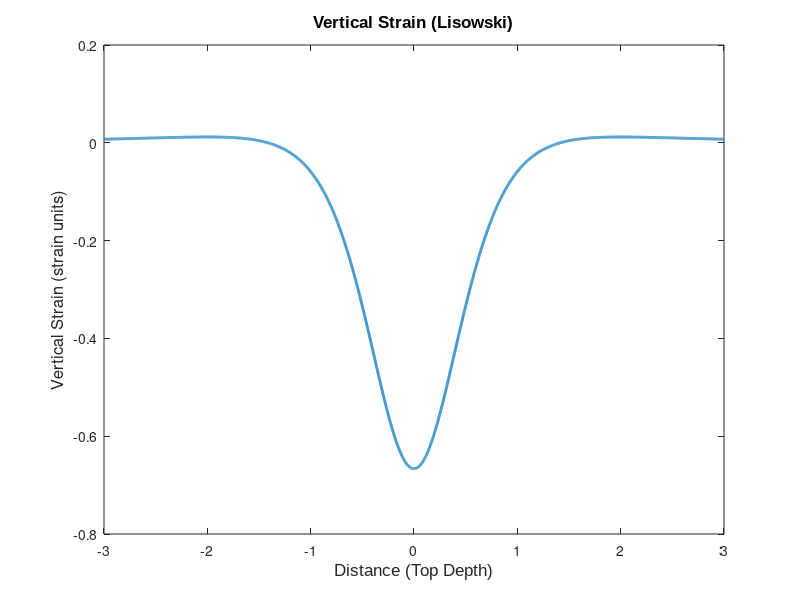

This figure's MATLAB source:
% Function to calculate the vertical surface strain 
% from a spherical source at depth

%--------------------------------------------------

%variables:

% d = source depth [m]
% a = source radius [m]
% P = source pressure difference from surround [Pa]
% nu = Poisson Ratio
% G = Shear Modulus (Rigidity) [Pa]
% E = Young's Modulus [Pa]
% r = radial distance on the surface [m]
% ur = radial displacement

%----------------------------------------------------

clear all
close all
%Inputs

d = 5000;
a = 1000;    
P = 10e6;
nu = 0.25;
E = 20e9;
G = 8e9;
r = -15000:5:15000;

%calcuate ur from mogi equation
ur = P.*(a.^3).*(1-nu)./G.*(r./(r.^2+d.^2).^1.5);

% Calculations

% Err = radial displacement/radial distance
Rstrain = diff(ur)./diff(r);

%         v
% ezz= - ----
%        1-v
%-----------------
% E00 = radial displacement/radial distance
Tstrain = ur./r;

% normalising factor
%Normal = (3*P*(a^3))/(4*G*d^3);

%norm_r_strain = Rstrain/((3*P*a^3)/(4*G*d^3));

%norm_tang_strain = Tstrain/((3*P*a^3)/(4*G*d^3)); %ad

%Ezz = vertical strain
Vert_strain = (nu/(1-nu))*(Rstrain+Tstrain(:,1:max(size(Tstrain))-1));

%Normalised Ezz
norm_vert_strain = ((nu/(1-nu))*(Rstrain+Tstrain(:,1:max(size(Tstrain))-1)))/((3*P*a^3)/(4*G*d^3));
Vert_strain =  Vert_strain*-1;
norm_vert_strain = norm_vert_strain*-1;

source_depth = r/d;

plot (source_depth(1:6000), norm_vert_strain, 'LineWidth', 2)

%----------------------------------------------------------------------------------------------------

% Set Graph Title in fontsize
title('Vertical Strain (Lisowski)', 'FontSize', 12, 'FontName', 'Arial');

% Set Axis
xlabel('Distance (Top Depth)', 'FontSize', 12, 'FontName', 'Arial')
ylabel('Vertical Strain (strain units)', 'FontSize', 12)

% Set Graph Background Color
set(gca,'Color',[1 1 1]);

% Show Grid Lines
%grid minor
%grid
grid off

% Set Graph Limits
%xMin xMax yMin yMax
%axis([-1.e4 1.e4 -2e-7 10.5e-6])
waitforbuttonpress()

%legend command
%line_1_name = 'Analytical Model';
%line_2_name = 'Numerical Model';
%legend(line_1_name, line_2_name, 'Location','NorthEast')

%----------------------------------------------------------------------------------
% Save high resolution version of graph to working directory
%----------------------------------------------------------------------------------

% Save figure 1 to jpeg,called output_test.jpg
% at a resolution of 500 dots per inch
% text is (for commercial print) 300
% images are 2000
print(1,'-djpeg','lisowski_sphere_vert_strain','-r500')

%----------------------------------------------------------------------------------